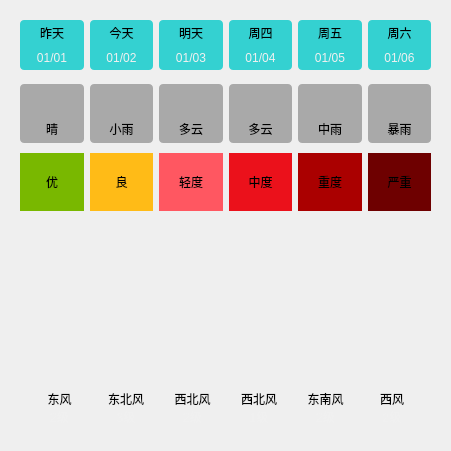
    <widget class="QWidget" name="widget_11" native="true">
     <property name="geometry">
      <rect>
       <x>350</x>
       <y>20</y>
       <width>451</width>
       <height>451</height>
      </rect>
     </property>
     <layout class="QVBoxLayout" name="verticalLayout_4">
      <property name="spacing">
       <number>0</number>
      </property>
      <item>
       <widget class="QWidget" name="widget_5" native="true">
        <property name="styleSheet">
         <string notr="true">QLabel {
	background-color: rgba(0, 200, 200, 200);
	border-radius: 4px;
}</string>
        </property>
        <layout class="QGridLayout" name="gridLayout_2">
         <property name="horizontalSpacing">
          <number>6</number>
         </property>
         <property name="verticalSpacing">
          <number>0</number>
         </property>
         <item row="0" column="1">
          <widget class="QLabel" name="lblWeek1">
           <property name="styleSheet">
            <string notr="true">border-bottom-left-radius: 0px;
border-bottom-right-radius: 0px;</string>
           </property>
           <property name="text">
            <string>今天</string>
           </property>
           <property name="alignment">
            <set>Qt::AlignCenter</set>
           </property>
          </widget>
         </item>
         <item row="1" column="0">
          <widget class="QLabel" name="lblDate0">
           <property name="styleSheet">
            <string notr="true">border-top-left-radius: 0px;
border-top-right-radius: 0px;
color: rgb(240, 240, 240);</string>
           </property>
           <property name="text">
            <string>01/01</string>
           </property>
           <property name="alignment">
            <set>Qt::AlignCenter</set>
           </property>
          </widget>
         </item>
         <item row="0" column="2">
          <widget class="QLabel" name="lblWeek2">
           <property name="styleSheet">
            <string notr="true">border-bottom-left-radius: 0px;
border-bottom-right-radius: 0px;</string>
           </property>
           <property name="text">
            <string>明天</string>
           </property>
           <property name="alignment">
            <set>Qt::AlignCenter</set>
           </property>
          </widget>
         </item>
         <item row="0" column="4">
          <widget class="QLabel" name="lblWeek4">
           <property name="styleSheet">
            <string notr="true">border-bottom-left-radius: 0px;
border-bottom-right-radius: 0px;</string>
           </property>
           <property name="text">
            <string>周五</string>
           </property>
           <property name="alignment">
            <set>Qt::AlignCenter</set>
           </property>
          </widget>
         </item>
         <item row="1" column="4">
          <widget class="QLabel" name="lblDate4">
           <property name="styleSheet">
            <string notr="true">border-top-left-radius: 0px;
border-top-right-radius: 0px;
color: rgb(240, 240, 240);</string>
           </property>
           <property name="text">
            <string>01/05</string>
           </property>
           <property name="alignment">
            <set>Qt::AlignCenter</set>
           </property>
          </widget>
         </item>
         <item row="1" column="3">
          <widget class="QLabel" name="lblDate3">
           <property name="styleSheet">
            <string notr="true">border-top-left-radius: 0px;
border-top-right-radius: 0px;
color: rgb(240, 240, 240);</string>
           </property>
           <property name="text">
            <string>01/04</string>
           </property>
           <property name="alignment">
            <set>Qt::AlignCenter</set>
           </property>
          </widget>
         </item>
         <item row="1" column="5">
          <widget class="QLabel" name="lblDate5">
           <property name="styleSheet">
            <string notr="true">border-top-left-radius: 0px;
border-top-right-radius: 0px;
color: rgb(240, 240, 240);</string>
           </property>
           <property name="text">
            <string>01/06</string>
           </property>
           <property name="alignment">
            <set>Qt::AlignCenter</set>
           </property>
          </widget>
         </item>
         <item row="1" column="1">
          <widget class="QLabel" name="lblDate1">
           <property name="styleSheet">
            <string notr="true">border-top-left-radius: 0px;
border-top-right-radius: 0px;
color: rgb(240, 240, 240);</string>
           </property>
           <property name="text">
            <string>01/02</string>
           </property>
           <property name="alignment">
            <set>Qt::AlignCenter</set>
           </property>
          </widget>
         </item>
         <item row="0" column="5">
          <widget class="QLabel" name="lblWeek5">
           <property name="styleSheet">
            <string notr="true">border-bottom-left-radius: 0px;
border-bottom-right-radius: 0px;</string>
           </property>
           <property name="text">
            <string>周六</string>
           </property>
           <property name="alignment">
            <set>Qt::AlignCenter</set>
           </property>
          </widget>
         </item>
         <item row="1" column="2">
          <widget class="QLabel" name="lblDate2">
           <property name="styleSheet">
            <string notr="true">border-top-left-radius: 0px;
border-top-right-radius: 0px;
color: rgb(240, 240, 240);</string>
           </property>
           <property name="text">
            <string>01/03</string>
           </property>
           <property name="alignment">
            <set>Qt::AlignCenter</set>
           </property>
          </widget>
         </item>
         <item row="0" column="3">
          <widget class="QLabel" name="lblWeek3">
           <property name="styleSheet">
            <string notr="true">border-bottom-left-radius: 0px;
border-bottom-right-radius: 0px;</string>
           </property>
           <property name="text">
            <string>周四</string>
           </property>
           <property name="alignment">
            <set>Qt::AlignCenter</set>
           </property>
          </widget>
         </item>
         <item row="0" column="0">
          <widget class="QLabel" name="lblWeek0">
           <property name="styleSheet">
            <string notr="true">border-bottom-left-radius: 0px;
border-bottom-right-radius: 0px;</string>
           </property>
           <property name="text">
            <string>昨天</string>
           </property>
           <property name="alignment">
            <set>Qt::AlignCenter</set>
           </property>
          </widget>
         </item>
        </layout>
       </widget>
      </item>
      <item>
       <widget class="QWidget" name="widget_6" native="true">
        <property name="styleSheet">
         <string notr="true">QLabel {
	background-color: rgba(60, 60, 60, 100);
	border-radius: 4px;
}</string>
        </property>
        <layout class="QGridLayout" name="gridLayout_3">
         <property name="topMargin">
          <number>5</number>
         </property>
         <property name="bottomMargin">
          <number>5</number>
         </property>
         <property name="verticalSpacing">
          <number>0</number>
         </property>
         <item row="0" column="5">
          <widget class="QLabel" name="lblTypeIcon5">
           <property name="maximumSize">
            <size>
             <width>65</width>
             <height>50</height>
            </size>
           </property>
           <property name="styleSheet">
            <string notr="true">border-bottom-left-radius: 0px;
border-bottom-right-radius: 0px;</string>
           </property>
           <property name="text">
            <string/>
           </property>
           <property name="pixmap">
            <pixmap resource="res.qrc">:/res/a-ziyuan8.svg</pixmap>
           </property>
           <property name="scaledContents">
            <bool>true</bool>
           </property>
           <property name="alignment">
            <set>Qt::AlignCenter</set>
           </property>
          </widget>
         </item>
         <item row="3" column="0">
          <widget class="QLabel" name="lblType0">
           <property name="styleSheet">
            <string notr="true">border-top-left-radius: 0px;
border-top-right-radius: 0px;</string>
           </property>
           <property name="text">
            <string>晴</string>
           </property>
           <property name="alignment">
            <set>Qt::AlignCenter</set>
           </property>
          </widget>
         </item>
         <item row="3" column="5">
          <widget class="QLabel" name="lblType5">
           <property name="styleSheet">
            <string notr="true">border-top-left-radius: 0px;
border-top-right-radius: 0px;</string>
           </property>
           <property name="text">
            <string>暴雨</string>
           </property>
           <property name="alignment">
            <set>Qt::AlignCenter</set>
           </property>
          </widget>
         </item>
         <item row="0" column="2">
          <widget class="QLabel" name="lblTypeIcon2">
           <property name="maximumSize">
            <size>
             <width>65</width>
             <height>50</height>
            </size>
           </property>
           <property name="styleSheet">
            <string notr="true">border-bottom-left-radius: 0px;
border-bottom-right-radius: 0px;</string>
           </property>
           <property name="text">
            <string/>
           </property>
           <property name="pixmap">
            <pixmap resource="res.qrc">:/res/a-ziyuan2.svg</pixmap>
           </property>
           <property name="scaledContents">
            <bool>true</bool>
           </property>
           <property name="alignment">
            <set>Qt::AlignCenter</set>
           </property>
          </widget>
         </item>
         <item row="3" column="2">
          <widget class="QLabel" name="lblType2">
           <property name="styleSheet">
            <string notr="true">border-top-left-radius: 0px;
border-top-right-radius: 0px;</string>
           </property>
           <property name="text">
            <string>多云</string>
           </property>
           <property name="alignment">
            <set>Qt::AlignCenter</set>
           </property>
          </widget>
         </item>
         <item row="0" column="4">
          <widget class="QLabel" name="lblTypeIcon4">
           <property name="maximumSize">
            <size>
             <width>65</width>
             <height>50</height>
            </size>
           </property>
           <property name="styleSheet">
            <string notr="true">border-bottom-left-radius: 0px;
border-bottom-right-radius: 0px;</string>
           </property>
           <property name="text">
            <string/>
           </property>
           <property name="pixmap">
            <pixmap resource="res.qrc">:/res/a-ziyuan7.svg</pixmap>
           </property>
           <property name="scaledContents">
            <bool>true</bool>
           </property>
           <property name="alignment">
            <set>Qt::AlignCenter</set>
           </property>
          </widget>
         </item>
         <item row="3" column="1">
          <widget class="QLabel" name="lblType1">
           <property name="styleSheet">
            <string notr="true">border-top-left-radius: 0px;
border-top-right-radius: 0px;</string>
           </property>
           <property name="text">
            <string>小雨</string>
           </property>
           <property name="alignment">
            <set>Qt::AlignCenter</set>
           </property>
          </widget>
         </item>
         <item row="3" column="4">
          <widget class="QLabel" name="lblType4">
           <property name="styleSheet">
            <string notr="true">border-top-left-radius: 0px;
border-top-right-radius: 0px;</string>
           </property>
           <property name="text">
            <string>中雨</string>
           </property>
           <property name="alignment">
            <set>Qt::AlignCenter</set>
           </property>
          </widget>
         </item>
         <item row="3" column="3">
          <widget class="QLabel" name="lblType3">
           <property name="styleSheet">
            <string notr="true">border-top-left-radius: 0px;
border-top-right-radius: 0px;</string>
           </property>
           <property name="text">
            <string>多云</string>
           </property>
           <property name="alignment">
            <set>Qt::AlignCenter</set>
           </property>
          </widget>
         </item>
         <item row="0" column="3">
          <widget class="QLabel" name="lblTypeIcon3">
           <property name="maximumSize">
            <size>
             <width>65</width>
             <height>50</height>
            </size>
           </property>
           <property name="styleSheet">
            <string notr="true">border-bottom-left-radius: 0px;
border-bottom-right-radius: 0px;</string>
           </property>
           <property name="text">
            <string/>
           </property>
           <property name="pixmap">
            <pixmap resource="res.qrc">:/res/a-ziyuan3.svg</pixmap>
           </property>
           <property name="scaledContents">
            <bool>true</bool>
           </property>
           <property name="alignment">
            <set>Qt::AlignCenter</set>
           </property>
          </widget>
         </item>
         <item row="0" column="1">
          <widget class="QLabel" name="lblTypeIcon1">
           <property name="maximumSize">
            <size>
             <width>65</width>
             <height>50</height>
            </size>
           </property>
           <property name="styleSheet">
            <string notr="true">border-bottom-left-radius: 0px;
border-bottom-right-radius: 0px;</string>
           </property>
           <property name="text">
            <string/>
           </property>
           <property name="pixmap">
            <pixmap resource="res.qrc">:/res/a-ziyuan5.svg</pixmap>
           </property>
           <property name="scaledContents">
            <bool>true</bool>
           </property>
           <property name="alignment">
            <set>Qt::AlignCenter</set>
           </property>
          </widget>
         </item>
         <item row="0" column="0">
          <widget class="QLabel" name="lblTypeIcon0">
           <property name="enabled">
            <bool>true</bool>
           </property>
           <property name="sizePolicy">
            <sizepolicy hsizetype="Preferred" vsizetype="Preferred">
             <horstretch>0</horstretch>
             <verstretch>0</verstretch>
            </sizepolicy>
           </property>
           <property name="minimumSize">
            <size>
             <width>0</width>
             <height>0</height>
            </size>
           </property>
           <property name="maximumSize">
            <size>
             <width>65</width>
             <height>50</height>
            </size>
           </property>
           <property name="sizeIncrement">
            <size>
             <width>0</width>
             <height>0</height>
            </size>
           </property>
           <property name="styleSheet">
            <string notr="true">border-bottom-left-radius: 0px;
border-bottom-right-radius: 0px;</string>
           </property>
           <property name="text">
            <string/>
           </property>
           <property name="pixmap">
            <pixmap resource="res.qrc">:/res/a-ziyuan1.svg</pixmap>
           </property>
           <property name="scaledContents">
            <bool>true</bool>
           </property>
           <property name="alignment">
            <set>Qt::AlignCenter</set>
           </property>
           <property name="wordWrap">
            <bool>false</bool>
           </property>
          </widget>
         </item>
        </layout>
       </widget>
      </item>
      <item>
       <widget class="QWidget" name="widget_9" native="true">
        <layout class="QHBoxLayout" name="horizontalLayout_11">
         <property name="topMargin">
          <number>5</number>
         </property>
         <property name="bottomMargin">
          <number>5</number>
         </property>
         <item>
          <widget class="QLabel" name="lblQuality0">
           <property name="styleSheet">
            <string notr="true">background-color: rgb(121, 184, 0);
padding:8px;</string>
           </property>
           <property name="text">
            <string>优</string>
           </property>
           <property name="alignment">
            <set>Qt::AlignCenter</set>
           </property>
          </widget>
         </item>
         <item>
          <widget class="QLabel" name="lblQuality1">
           <property name="styleSheet">
            <string notr="true">background-color: rgb(255, 187, 23);</string>
           </property>
           <property name="text">
            <string>良</string>
           </property>
           <property name="alignment">
            <set>Qt::AlignCenter</set>
           </property>
          </widget>
         </item>
         <item>
          <widget class="QLabel" name="lblQuality2">
           <property name="styleSheet">
            <string notr="true">background-color: rgb(255, 87, 97);</string>
           </property>
           <property name="text">
            <string>轻度</string>
           </property>
           <property name="alignment">
            <set>Qt::AlignCenter</set>
           </property>
          </widget>
         </item>
         <item>
          <widget class="QLabel" name="lblQuality3">
           <property name="styleSheet">
            <string notr="true">background-color: rgb(235, 17, 27);</string>
           </property>
           <property name="text">
            <string>中度</string>
           </property>
           <property name="alignment">
            <set>Qt::AlignCenter</set>
           </property>
          </widget>
         </item>
         <item>
          <widget class="QLabel" name="lblQuality4">
           <property name="styleSheet">
            <string notr="true">background-color: rgb(170, 0, 0);</string>
           </property>
           <property name="text">
            <string>重度</string>
           </property>
           <property name="alignment">
            <set>Qt::AlignCenter</set>
           </property>
          </widget>
         </item>
         <item>
          <widget class="QLabel" name="lblQuality5">
           <property name="styleSheet">
            <string notr="true">background-color: rgb(110, 0, 0);</string>
           </property>
           <property name="text">
            <string>严重</string>
           </property>
           <property name="alignment">
            <set>Qt::AlignCenter</set>
           </property>
          </widget>
         </item>
        </layout>
       </widget>
      </item>
      <item>
       <widget class="QWidget" name="widget_7" native="true">
        <layout class="QVBoxLayout" name="verticalLayout_5">
         <property name="spacing">
          <number>0</number>
         </property>
         <property name="topMargin">
          <number>5</number>
         </property>
         <property name="bottomMargin">
          <number>5</number>
         </property>
         <item>
          <widget class="QLabel" name="lblHighCurve">
           <property name="minimumSize">
            <size>
             <width>0</width>
             <height>80</height>
            </size>
           </property>
           <property name="maximumSize">
            <size>
             <width>10000</width>
             <height>10000</height>
            </size>
           </property>
           <property name="styleSheet">
            <string notr="true">border-bottom-left-radius: 0px;
border-bottom-right-radius: 0px;</string>
           </property>
           <property name="text">
            <string/>
           </property>
           <property name="alignment">
            <set>Qt::AlignCenter</set>
           </property>
          </widget>
         </item>
         <item>
          <widget class="QLabel" name="lblLowCurve">
           <property name="minimumSize">
            <size>
             <width>0</width>
             <height>80</height>
            </size>
           </property>
           <property name="maximumSize">
            <size>
             <width>10000</width>
             <height>10000</height>
            </size>
           </property>
           <property name="styleSheet">
            <string notr="true">border-top-left-radius: 0px;
border-top-right-radius: 0px;</string>
           </property>
           <property name="text">
            <string/>
           </property>
           <property name="scaledContents">
            <bool>false</bool>
           </property>
           <property name="alignment">
            <set>Qt::AlignCenter</set>
           </property>
          </widget>
         </item>
         <item>
          <widget class="QWidget" name="widget_8" native="true">
           <layout class="QGridLayout" name="gridLayout_4">
            <property name="verticalSpacing">
             <number>0</number>
            </property>
            <item row="0" column="0">
             <widget class="QLabel" name="lblFx0">
              <property name="styleSheet">
               <string notr="true">border-bottom-left-radius: 0px;
border-bottom-right-radius: 0px;</string>
              </property>
              <property name="text">
               <string>东风</string>
              </property>
              <property name="alignment">
               <set>Qt::AlignCenter</set>
              </property>
             </widget>
            </item>
            <item row="0" column="1">
             <widget class="QLabel" name="lblFx1">
              <property name="styleSheet">
               <string notr="true">border-bottom-left-radius: 0px;
border-bottom-right-radius: 0px;</string>
              </property>
              <property name="text">
               <string>东北风</string>
              </property>
              <property name="alignment">
               <set>Qt::AlignCenter</set>
              </property>
             </widget>
            </item>
            <item row="0" column="2">
             <widget class="QLabel" name="lblFx2">
              <property name="styleSheet">
               <string notr="true">border-bottom-left-radius: 0px;
border-bottom-right-radius: 0px;</string>
              </property>
              <property name="text">
               <string>西北风</string>
              </property>
              <property name="alignment">
               <set>Qt::AlignCenter</set>
              </property>
             </widget>
            </item>
            <item row="0" column="3">
             <widget class="QLabel" name="lblFx3">
              <property name="styleSheet">
               <string notr="true">border-bottom-left-radius: 0px;
border-bottom-right-radius: 0px;</string>
              </property>
              <property name="text">
               <string>西北风</string>
              </property>
              <property name="alignment">
               <set>Qt::AlignCenter</set>
              </property>
             </widget>
            </item>
            <item row="0" column="4">
             <widget class="QLabel" name="lblFx4">
              <property name="styleSheet">
               <string notr="true">border-bottom-left-radius: 0px;
border-bottom-right-radius: 0px;</string>
              </property>
              <property name="text">
               <string>东南风</string>
              </property>
              <property name="alignment">
               <set>Qt::AlignCenter</set>
              </property>
             </widget>
            </item>
            <item row="0" column="5">
             <widget class="QLabel" name="lblFx5">
              <property name="styleSheet">
               <string notr="true">border-bottom-left-radius: 0px;
border-bottom-right-radius: 0px;</string>
              </property>
              <property name="text">
               <string>西风</string>
              </property>
              <property name="alignment">
               <set>Qt::AlignCenter</set>
              </property>
             </widget>
            </item>
            <item row="1" column="0">
             <widget class="QLabel" name="lblFl0">
              <property name="styleSheet">
               <string notr="true">border-top-left-radius: 0px;
border-top-right-radius: 0px;
color: rgb(240, 240, 240);</string>
              </property>
              <property name="text">
               <string>2级</string>
              </property>
              <property name="alignment">
               <set>Qt::AlignCenter</set>
              </property>
             </widget>
            </item>
            <item row="1" column="1">
             <widget class="QLabel" name="lblFl1">
              <property name="styleSheet">
               <string notr="true">border-top-left-radius: 0px;
border-top-right-radius: 0px;
color: rgb(240, 240, 240);</string>
              </property>
              <property name="text">
               <string>3级</string>
              </property>
              <property name="alignment">
               <set>Qt::AlignCenter</set>
              </property>
             </widget>
            </item>
            <item row="1" column="2">
             <widget class="QLabel" name="lblFl2">
              <property name="styleSheet">
               <string notr="true">border-top-left-radius: 0px;
border-top-right-radius: 0px;
color: rgb(240, 240, 240);</string>
              </property>
              <property name="text">
               <string>2级</string>
              </property>
              <property name="alignment">
               <set>Qt::AlignCenter</set>
              </property>
             </widget>
            </item>
            <item row="1" column="3">
             <widget class="QLabel" name="lblFl3">
              <property name="styleSheet">
               <string notr="true">border-top-left-radius: 0px;
border-top-right-radius: 0px;
color: rgb(240, 240, 240);</string>
              </property>
              <property name="text">
               <string>1级</string>
              </property>
              <property name="alignment">
               <set>Qt::AlignCenter</set>
              </property>
             </widget>
            </item>
            <item row="1" column="4">
             <widget class="QLabel" name="lblFl4">
              <property name="styleSheet">
               <string notr="true">border-top-left-radius: 0px;
border-top-right-radius: 0px;
color: rgb(240, 240, 240);</string>
              </property>
              <property name="text">
               <string>2级</string>
              </property>
              <property name="alignment">
               <set>Qt::AlignCenter</set>
              </property>
             </widget>
            </item>
            <item row="1" column="5">
             <widget class="QLabel" name="lblFl5">
              <property name="styleSheet">
               <string notr="true">border-top-left-radius: 0px;
border-top-right-radius: 0px;
color: rgb(240, 240, 240);</string>
              </property>
              <property name="text">
               <string>2级</string>
              </property>
              <property name="alignment">
               <set>Qt::AlignCenter</set>
              </property>
             </widget>
            </item>
           </layout>
          </widget>
         </item>
        </layout>
       </widget>
      </item>
     </layout>
    </widget>
